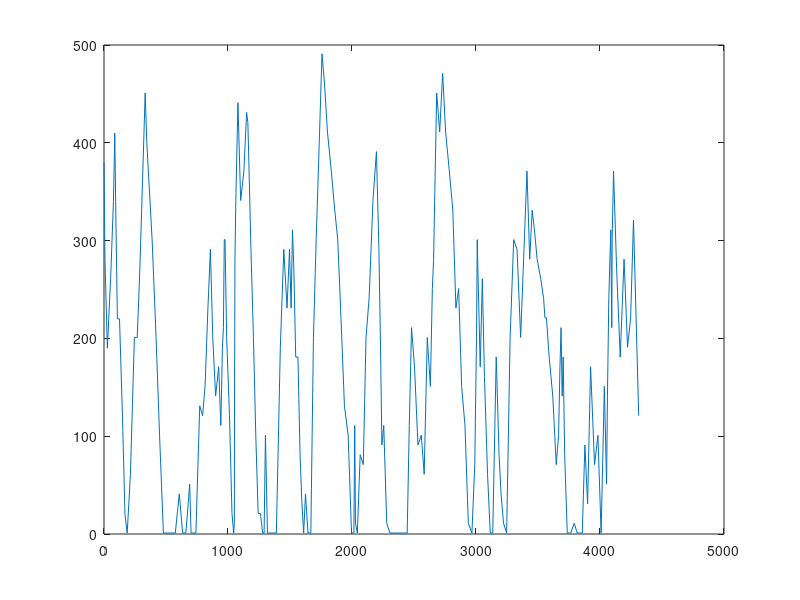

Recreate this plot in MATLAB. (Note: this script raises an error after producing the figure.)
dist=[0,8,27,53,76,87,96,108,125,149,169,187,213,245,268,289,313,332,345,362,388,420,448,479,511,543,575,607,634,660,679,691,702,717,741,772,795,815,838,858,877,900,925,942,955,963,970,976,989,1012,1032,1046,1051,1053,1054,1056,1063,1080,1102,1128,1150,1160,1168,1185,1205,1224,1243,1262,1279,1291,1302,1318,1338,1362,1390,1422,1450,1476,1496,1509,1520,1531,1546,1564,1581,1596,1610,1625,1645,1668,1689,1711,1736,1758,1778,1802,1833,1861,1885,1911,1939,1969,1996,2015,2022,2028,2043,2066,2091,2113,2138,2169,2197,2217,2230,2241,2256,2280,2306,2329,2355,2382,2405,2426,2445,2462,2480,2504,2532,2559,2582,2607,2632,2648,2658,2668,2683,2707,2731,2755,2785,2813,2838,2860,2884,2911,2938,2967,2990,3004,3010,3017,3034,3051,3068,3093,3115,3135,3163,3186,3202,3222,3247,3275,3304,3331,3360,3387,3411,3433,3453,3471,3493,3522,3545,3556,3568,3590,3619,3647,3666,3677,3686,3695,3703,3715,3736,3764,3792,3816,3837,3857,3878,3900,3924,3956,3983,4009,4035,4053,4060,4071,4087,4095,4098,4109,4134,4163,4194,4222,4247,4270,4291,4312];
x=1:214;
da=[380,280,190,260,340,410,320,220,220,120,20,1,61,201,201,271,371,451,401,361,301,201,101,1,1,1,1,41,1,1,31,51,1,1,1,131,121,151,231,291,201,141,171,111,191,211,301,301,201,121,21,1,11,171,181,281,341,441,341,371,431,421,381,291,201,101,21,21,1,1,101,1,1,1,1,191,291,231,291,231,311,271,181,181,81,31,1,41,1,1,201,301,401,491,461,411,371,331,301,221,131,101,1,1,111,11,1,81,71,201,241,341,391,291,191,91,111,11,1,1,1,1,1,1,1,111,211,171,91,101,61,201,151,251,281,351,451,411,471,411,371,331,231,251,151,111,11,1,71,201,301,261,171,261,161,61,1,1,181,81,41,11,1,201,301,291,201,291,371,281,331,311,281,261,241,221,221,181,141,71,101,171,211,141,181,81,1,1,11,1,1,1,91,31,171,71,101,1,151,51,141,241,311,211,301,371,271,181,281,191,221,321,221,121];
plot(dist,da)

[das] = window_smooth(da,7);

plot(dist,das);

function [data_m] = window_smooth(data,n)
%n为窗口长度
L = length(data);%数据长度
 
%均值滤波
m = 0;
k = 0;
for i =1:L
    if(i<n)
        data_m(i) = data(i);
    else
       for(j = i-n+1:i)
           k = k+1;
       w1(k) = data(j);
       end
    data_m(i) = mean(w1);
    k = 0;
    end
end
end